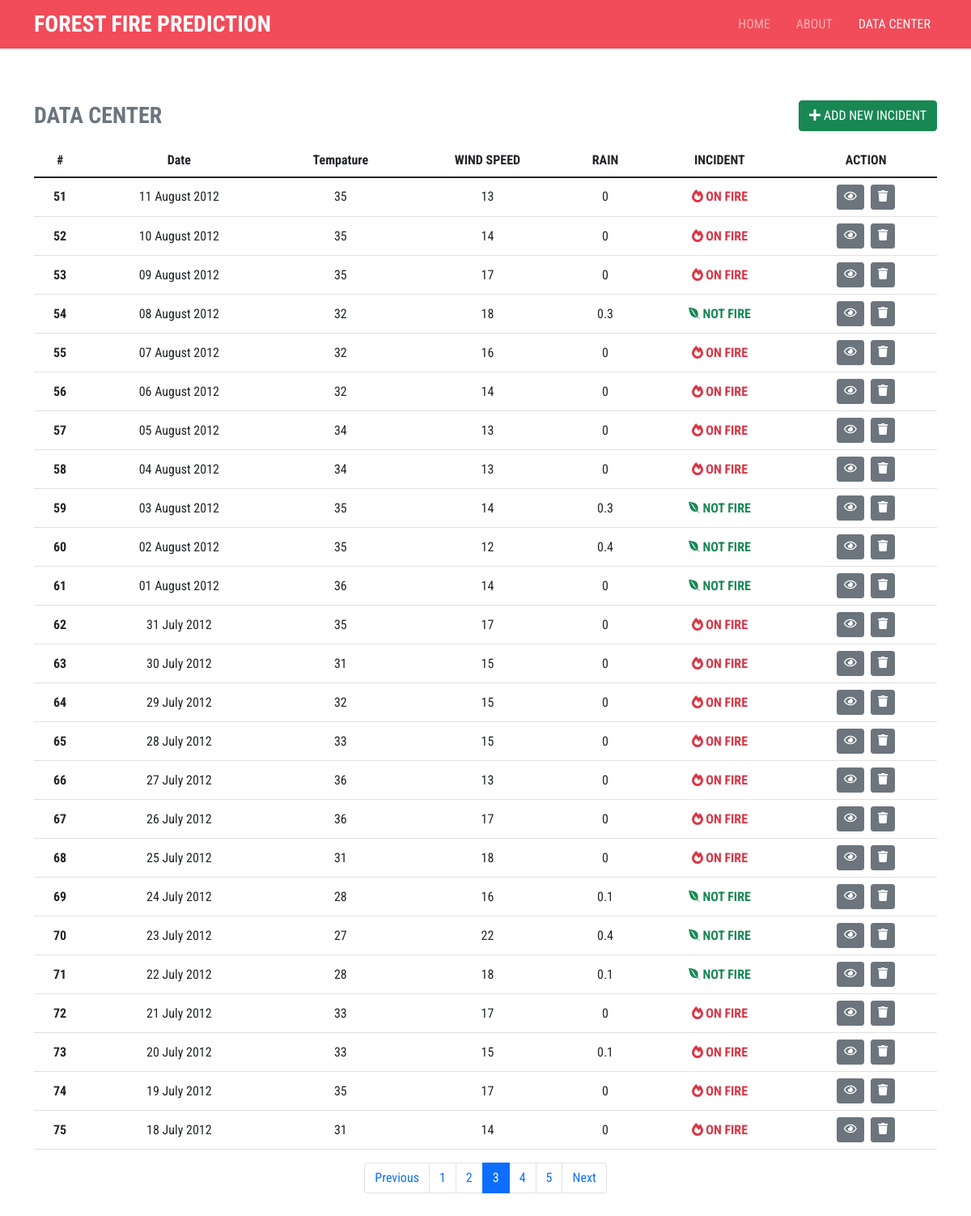
Page /datacenter.php?page=3 on the committed database.
### tables this page shows
CREATE TABLE IF NOT EXISTS `datacenter` (
  `id` int(11) NOT NULL AUTO_INCREMENT,
  `tanggal` date NOT NULL,
  `temprature` float NOT NULL,
  `rm` float NOT NULL,
  `windspeed` float NOT NULL,
  `rain` float NOT NULL,
  `ffmc` float NOT NULL,
  `dmc` float NOT NULL,
  `dc` float NOT NULL,
  `isi` float NOT NULL,
  `bui` float NOT NULL,
  `fwi` float NOT NULL,
  `incident` varchar(256) NOT NULL,
  PRIMARY KEY (`id`)
);

### system.php (called while the page is built, shortened)
<?php
$con = mysqli_connect("localhost", "root", "", "kebakaran-nn") or die("Koneksi Gagal !!");
function query($sql): array
{
    global $con;
    $query = mysqli_query($con, $sql);
    $rows = array();
    while ($arr = mysqli_fetch_row($query)) {
        $rows[] = $arr;
    }
    return $rows;
}

### datacenter.php (the view, shortened to what this page needs)
<!doctype html>
<html lang="en">
<head>
  <link href="https://cdn.jsdelivr.net/npm/bootstrap@5.1.3/dist/css/bootstrap.min.css" rel="stylesheet">
  <link rel="stylesheet" href="app.css">
</head>
<body>
  <?php
  include "./template/navbar.php";
  include "./system.php";
  $allData = query("SELECT id,tanggal,temprature,windspeed,rain,incident FROM datacenter ORDER BY tanggal DESC");
  $jumDataHlm = 25;
  $totalData = count($allData);
  $jumHlm = ceil($totalData / $jumDataHlm);
  $hlmActive = (isset($_GET["page"])) ? $_GET['page'] : 1;
  $awalData = ($jumDataHlm * $hlmActive) - $jumDataHlm;
  $dataPerHlm = query("SELECT id,tanggal,temprature,windspeed,rain,incident FROM datacenter ORDER BY tanggal DESC LIMIT $awalData,$jumDataHlm");
  ?>
  <div class="container">
    <div class="row justify-content-center my-4">
      <div class="col-md-12 mt-4 overflow-auto">
        <div class="d-flex justify-content-between align-items-center my-3">
          <h3 class="m-0 fw-bold text-secondary">DATA CENTER</h3>
          <a href="add.php" class="btn btn-success"><i class="fas fa-plus"></i> ADD NEW INCIDENT</a>
        </div>
        <table class="table text-center align-middle">
          <thead>
            <tr class="align-middle">
              <th scope="col">#</th>
              <th scope="col">Date</th>
              <th scope="col">Tempature</th>
              <th scope="col">WIND SPEED</th>
              <th scope="col">RAIN</th>
              <th scope="col">INCIDENT</th>
              <th scope="col">ACTION</th>
            </tr>
          </thead>
          <tbody>
            <?php foreach ($dataPerHlm as $key => $data) { ?>
              <tr>
                <th scope="row"><?= $awalData + 1 ?></th>
                <td><?= date_format(date_create($data[1]), "d F Y"); ?></td>
                <td><?= $data[2]; ?></td>
                <td><?= $data[3]; ?></td>
                <td><?= $data[4] ?></td>
                <?= $data[5] == 0 ? '<td class="text-success fw-bold"><i class="fab fa-envira"></i> NOT FIRE</td>' : '<td class="text-danger fw-bold"><i class="fas fa-fire-alt"></i> ON FIRE</td>'; ?>
                <td class="d-flex gap-2 justify-content-center">
                  <a href="detail.php?i=<?= $data[0]; ?>" class="btn btn-secondary btn-sm"><i class="far fa-eye"></i></a>
                  <form action="" method="POST">
                    <button type="submit" name="del" class="btn btn-secondary btn-sm" onclick="return confirm('Are you sure, want to delete this incident?')">
                      <i class="fas fa-trash"></i>
                    </button>
                  </form>
                </td>
              </tr>
            <?php $awalData++;
            } ?>
          </tbody>
        </table>
        <div class="d-flex justify-content-center">
          <nav aria-label="...">
            <ul class="pagination">
              <li class="page-item <?= ($hlmActive - 1 == 0) ? ' disabled' : ''; ?>">
                <a class="page-link" href="datacenter.php?page=<?= $hlmActive - 1; ?>">Previous</a>
              </li>
              <?php
              for ($i = 1; $i <= $jumHlm; $i++) {
                if ($hlmActive == $i) {
                  $active = " active";
                } else {
                  $active = "";
                }
                echo '<li class="page-item' . $active . ' "><a class="page-link" href="datacenter.php?page=' . $i . '">' . $i . '</a></li>';
              }
              ?>
              <li class="page-item<?= ($hlmActive == $jumHlm) ? ' disabled' : ''; ?>">
                <a class="page-link" href="datacenter.php?page=<?= $hlmActive + 1; ?>">Next</a>
              </li>
            </ul>
          </nav>
        </div>
      </div>
    </div>
  </div>
</body>
</html>

### app.css (style rules this page uses)
* { font-family: 'Roboto Condensed', sans-serif !important; }

### rows in the picture
datacenter: tanggal "11 August 2012", temprature "35", windspeed "13", rain "0", incident "1" (drawn)
datacenter: tanggal "10 August 2012", temprature "35", windspeed "14", rain "0", incident "1" (drawn)
datacenter: tanggal "09 August 2012", temprature "35", windspeed "17", rain "0", incident "1" (drawn)
datacenter: tanggal "08 August 2012", temprature "32", windspeed "18", rain "0.3", incident "0" (drawn)
datacenter: tanggal "07 August 2012", temprature "32", windspeed "16", rain "0", incident "1" (drawn)
datacenter: tanggal "06 August 2012", temprature "32", windspeed "14", rain "0", incident "1" (drawn)
datacenter: tanggal "05 August 2012", temprature "34", windspeed "13", rain "0", incident "1" (drawn)
datacenter: tanggal "04 August 2012", temprature "34", windspeed "13", rain "0", incident "1" (drawn)
datacenter: tanggal "03 August 2012", temprature "35", windspeed "14", rain "0.3", incident "0" (drawn)
datacenter: tanggal "02 August 2012", temprature "35", windspeed "12", rain "0.4", incident "0" (drawn)
datacenter: tanggal "01 August 2012", temprature "36", windspeed "14", rain "0", incident "0" (drawn)
datacenter: tanggal "31 July 2012", temprature "35", windspeed "17", rain "0", incident "1" (drawn)
datacenter: tanggal "30 July 2012", temprature "31", windspeed "15", rain "0", incident "1" (drawn)
datacenter: tanggal "29 July 2012", temprature "32", windspeed "15", rain "0", incident "1" (drawn)
datacenter: tanggal "28 July 2012", temprature "33", windspeed "15", rain "0", incident "1" (drawn)
datacenter: tanggal "27 July 2012", temprature "36", windspeed "13", rain "0", incident "1" (drawn)
datacenter: tanggal "26 July 2012", temprature "36", windspeed "17", rain "0", incident "1" (drawn)
datacenter: tanggal "25 July 2012", temprature "31", windspeed "18", rain "0", incident "1" (drawn)
datacenter: tanggal "24 July 2012", temprature "28", windspeed "16", rain "0.1", incident "0" (drawn)
datacenter: tanggal "23 July 2012", temprature "27", windspeed "22", rain "0.4", incident "0" (drawn)
datacenter: tanggal "22 July 2012", temprature "28", windspeed "18", rain "0.1", incident "0" (drawn)
datacenter: tanggal "21 July 2012", temprature "33", windspeed "17", rain "0", incident "1" (drawn)
datacenter: tanggal "20 July 2012", temprature "33", windspeed "15", rain "0.1", incident "1" (drawn)
datacenter: tanggal "19 July 2012", temprature "35", windspeed "17", rain "0", incident "1" (drawn)
datacenter: tanggal "18 July 2012", temprature "31", windspeed "14", rain "0", incident "1" (drawn)
